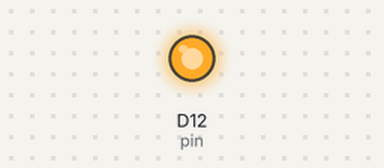
Simulated run of this program. Board: CircuitPython board. Shown: output pins drawn as LEDs (lit = HIGH). What the program prints to the serial console is not drawn. At 48.0 s the program ends and the board releases its pins; the recording ends there.

Above: at 2.0 s.
At 5.0 s:
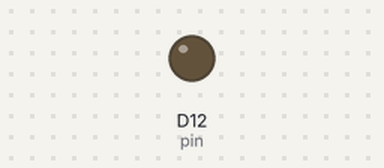
Timing chart, 0 to 7.8 s (numbered marks = the images above):
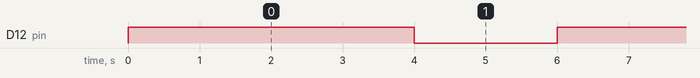

Measured:
- by itself, D12 (pin): alternates HIGH for 4.0 s and LOW for 2.0 s

The program:

code.py
```python
# Code: Python Code for RP2040 GPIO Control
# Author: Darien L
# Date: 03/28/2024
# Description: This code can be used in a RP2040 chip to control a relay to
#   switch on and off. The code currently utilizes GPIO pin 12 for control,
#   however, this can be changed. The relay is a simple relay that requires a
#   5V and ground connection to power the inductor and a GPIO pin for switching
#   on or off.

# Imports
import board        # For GPIO control
import digitalio    # For giving variables access to GPIO pins
import time         # For timing how long a switch will remain open or closed

# Setup pin access and set the pin to be an output signal (as opposed to input)
# If desired, change D12 to any other pin (ex. D13 for pin 13)
pin = digitalio.DigitalInOut(board.D12)
pin.direction = digitalio.Direction.OUTPUT

# Variables for customized output
time_on = 4.0   # How many seconds the relay remains open
time_off = 2.0  # How many seconds the relay remains closed
num_rpts = 8    # Number of loops for the relay to turn on and then off

# Action loop
for i in range(num_rpts):
    # Output to REPL
    print("Test " + str(i))

    # Turn relay on and then wait. Then turn pin off and wait
    pin.value = True
    time.sleep(time_on)
    pin.value = False
    time.sleep(time_off)
```
